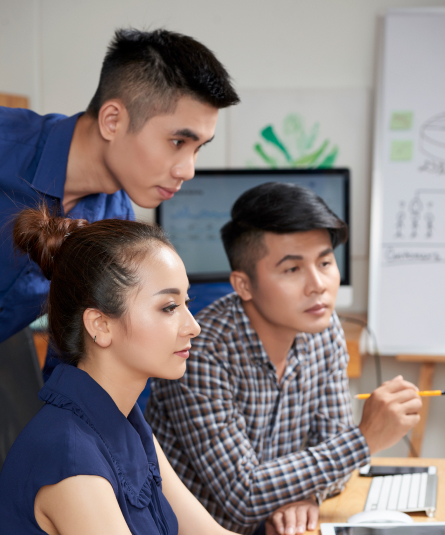
#> input picture image-home-22.jpg, 445 x 535 px, found by its file name
$ python prototype.py
#> lines starting #> are read from the running program, lines starting #| are printed output that depends on the picture
import copy
from PIL import Image


class ImagePrototype:

	def __init__(self, image_path):
#> called with image_path = '/image-home-22.jpg'
		self.image = Image.open(image_path)
#> self.image is the input picture: PIL image 445x535 RGB; mean R, G, B 133.6, 124.6, 124.8

	def clone(self):
		return copy.deepcopy(self)

	def resize(self, width, height):
#> called with width = 200, height = 200
		self.image = self.image.resize((width, height))
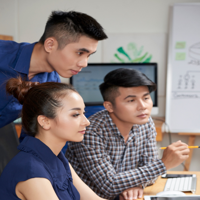
#> self.image: PIL image 200x200 RGB; mean R, G, B 133.6, 124.6, 124.8

	def crop(self, box):
		self.image = self.image.crop(box)

	def filter(self, filter):
		self.image = self.image.filter(filter)


class JPGImage(ImagePrototype):
	def __init__(self, image_path):
		super().__init__(image_path)


if __name__ == "__main__":
	my_image = JPGImage(r'/image-home-22.jpg')

	clone = my_image.clone()
	clone.resize(200, 200)

	print(my_image.image.size)
#| (445, 535)
	print(clone.image.size)
#| (200, 200)
	# (445, 535)
	# (200, 200)
